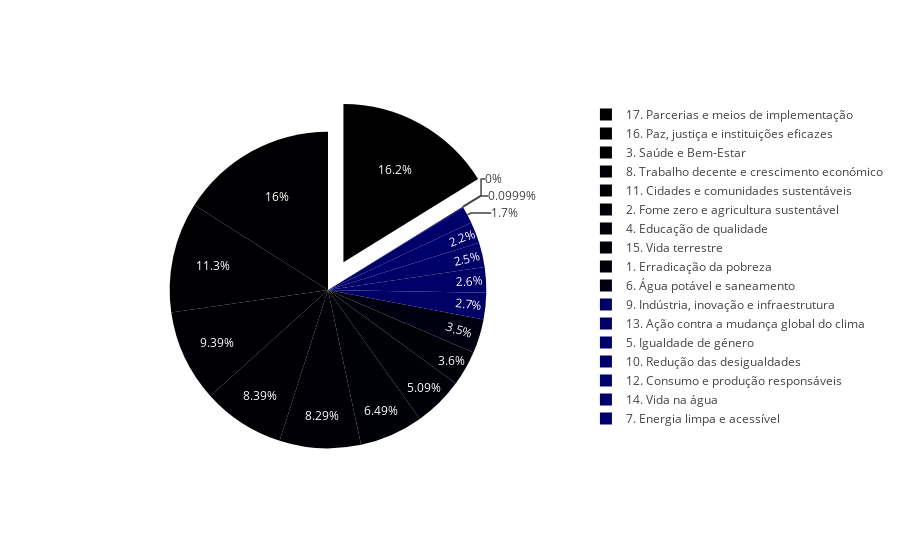

Notebook code cell kept with this figure:
### Code cell
import plotly.graph_objects as go

# pull is given as a fraction of the pie radius
fig = go.Figure(data=[go.Pie(labels=df['Objetivo'], 
                             values=df['Percentual'], pull= 16*[0]+[0.2])])
fig.show()

### Figure 1 — Plotly figure (JSON) as saved in the notebook; plotly's stock layout.template omitted (floating-point values rounded to 4 significant figures)
{"data": [{"labels": ["1. Erradicação da pobreza", "2. Fome zero e agricultura sustentável", "3. Saúde e Bem-Estar", "4. Educação de qualidade", "5. Igualdade de género", "6. Água potável e saneamento", "7. Energia limpa e acessível", "8. Trabalho decente e crescimento económico", "9. Indústria, inovação e infraestrutura", "10. Redução das desigualdades", "11. Cidades e comunidades sustentáveis", "12. Consumo e produção responsáveis", "13. Ação contra a mudança global do clima", "14. Vida na água", "15. Vida terrestre", "16. Paz, justiça e instituições eficazes", "17. Parcerias e meios de implementação"], "pull": [0, 0, 0, 0, 0, 0, 0, 0, 0, 0, 0, 0, 0, 0, 0, 0, 0.2], "type": "pie", "values": [3.6, 8.3, 11.3, 6.5, 2.5, 3.5, 0, 9.4, 2.7, 2.2, 8.4, 1.7, 2.6, 0.1, 5.1, 16, 16.2]}], "layout": {}}
